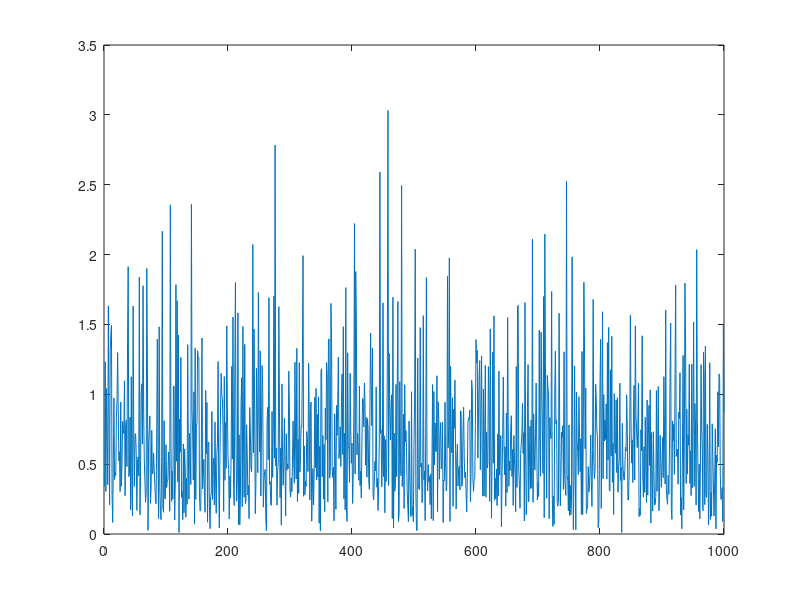
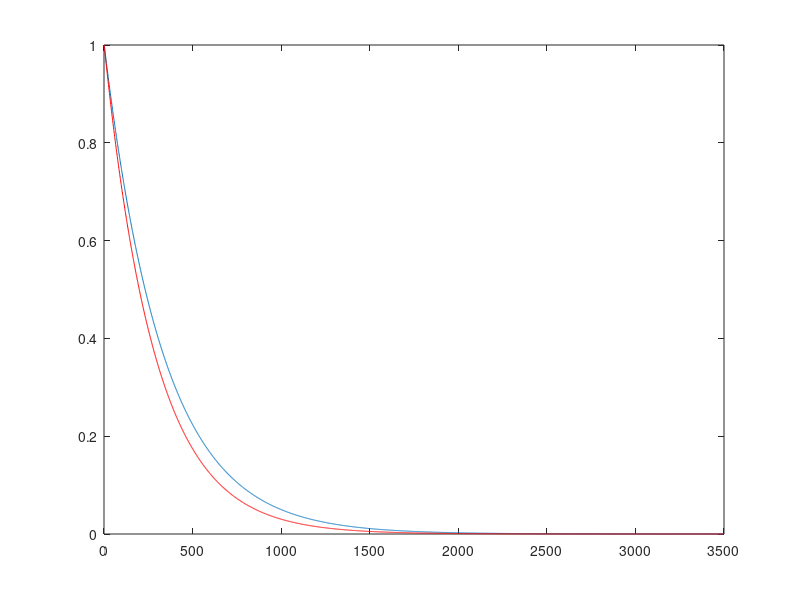
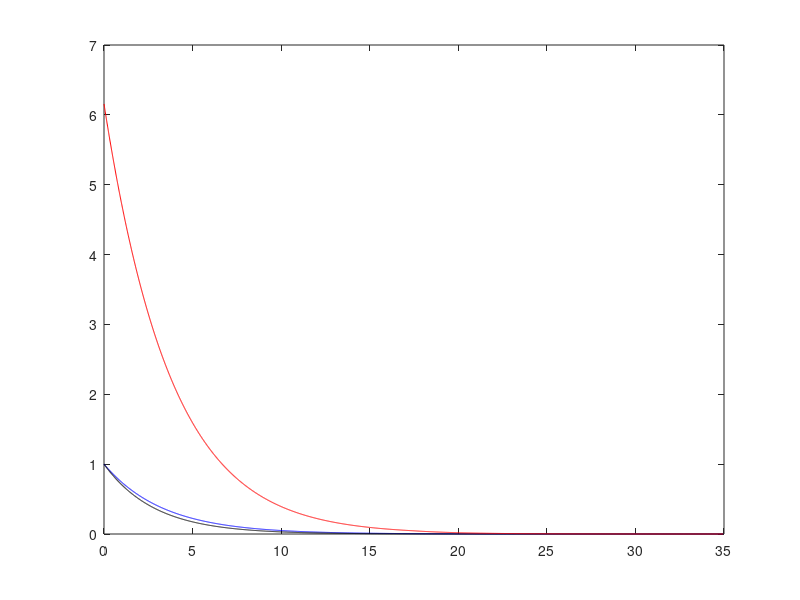
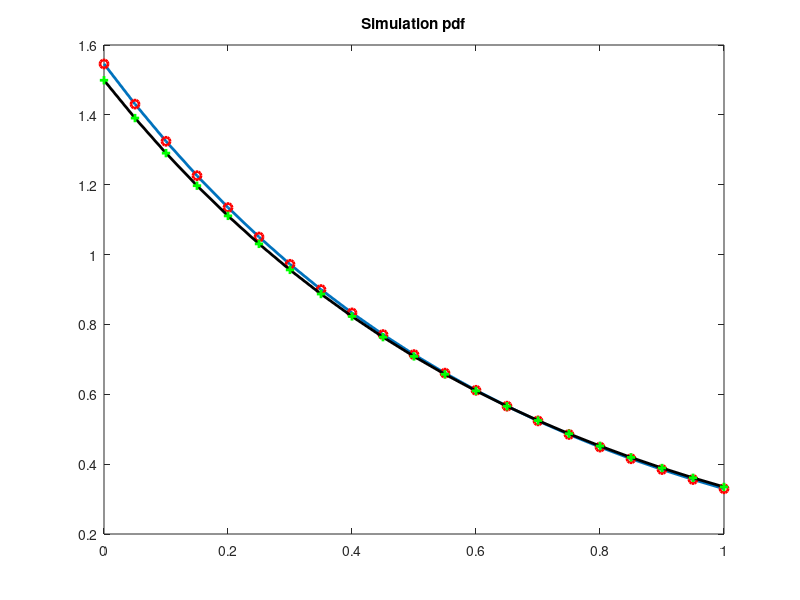

These charts were generated, in order, by the following MATLAB code:
%Q1
clear all
close all
clc
%%%%%%%
mu1=0.3;
mu2=0.35;
X=exprnd(mu1,1000,1);
Y=exprnd(mu2,1000,1);
Z=X+Y;
figure,plot(Z)
%%%%%%%%%%%%%%
t=0:0.01:34.95;
t1=exp(-mu1*t);
t2=exp(-mu2*t);

figure,plot(t1), hold on
plot(t2,'r')
%%%%%%%%%%%%%%%%%%%%%%%%%%%%%%%%%%%%%%%%%%
% Z=X+Y   (thik about AND operation)
% fz(z)=integral of (fy(z-x)*fx(x)dx )
% this is the same as convollution of fy and fx
%%%%%%%%%%%%%%%%%%%%%%%%%%%%%%%%%%%%%%%%%%
t3=conv(t1,t2,'same');

figure,plot(t,t1,'b', t,t2,'k',t,t3,'r')
%%%%%%%%%%%%%%
pdTeo = fitdist(t3','exponential') %theoretical
pd = fitdist(Z,'exponential') %simulation according theoretical model (i.e. having exponential)
%%%%%%%%%%%%%%
x_values = 0:0.05:1;
y = pdf(pdTeo,x_values);
figure,plot(x_values,y,'LineWidth',2),hold on
plot(x_values,y,'ro','LineWidth',2)
title('Theoretical pdf, convolution')
pause(2)
%%%%%%%
y = pdf(pd,x_values);
plot(x_values,y,'k','LineWidth',2),hold on
plot(x_values,y,'g+','LineWidth',2)
title('Simulation pdf')





